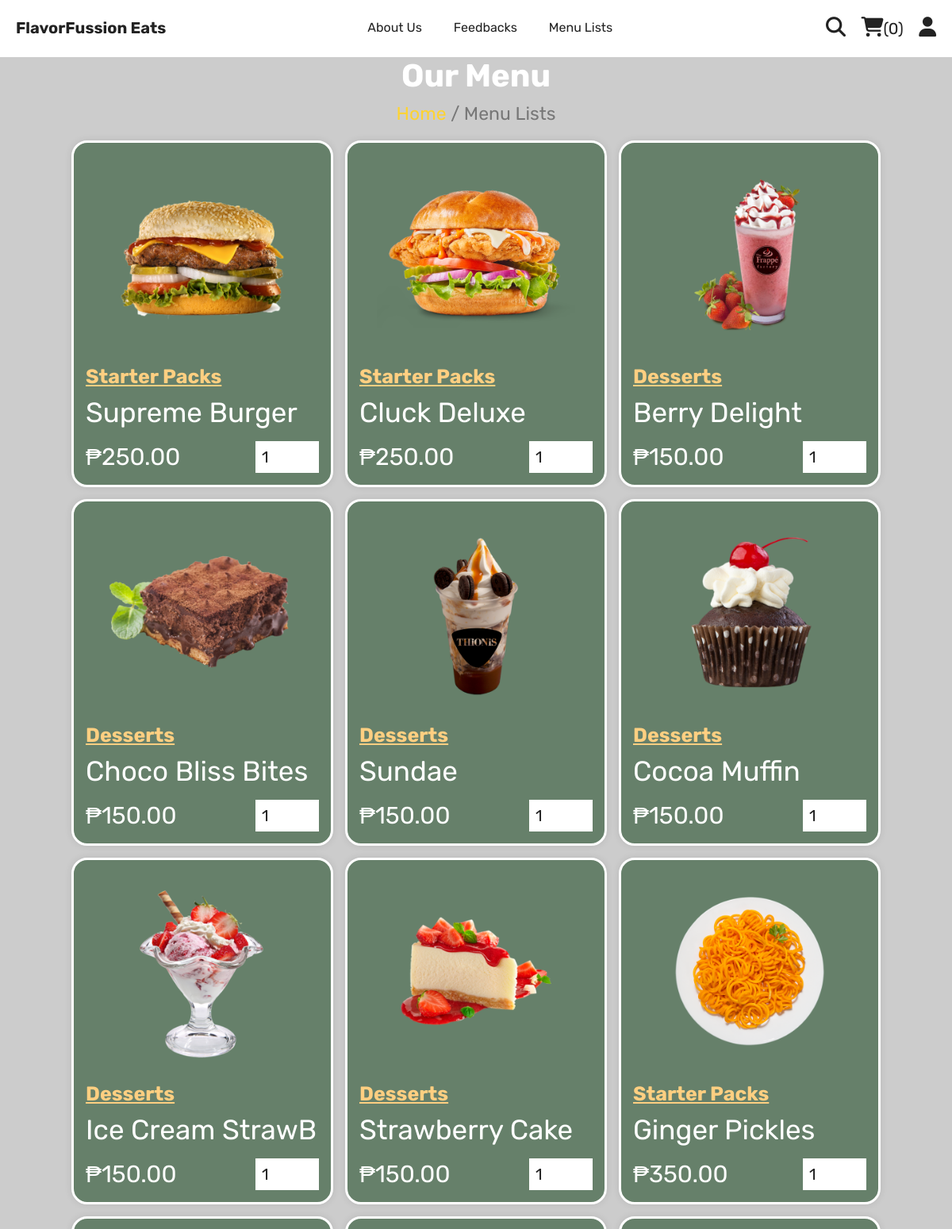
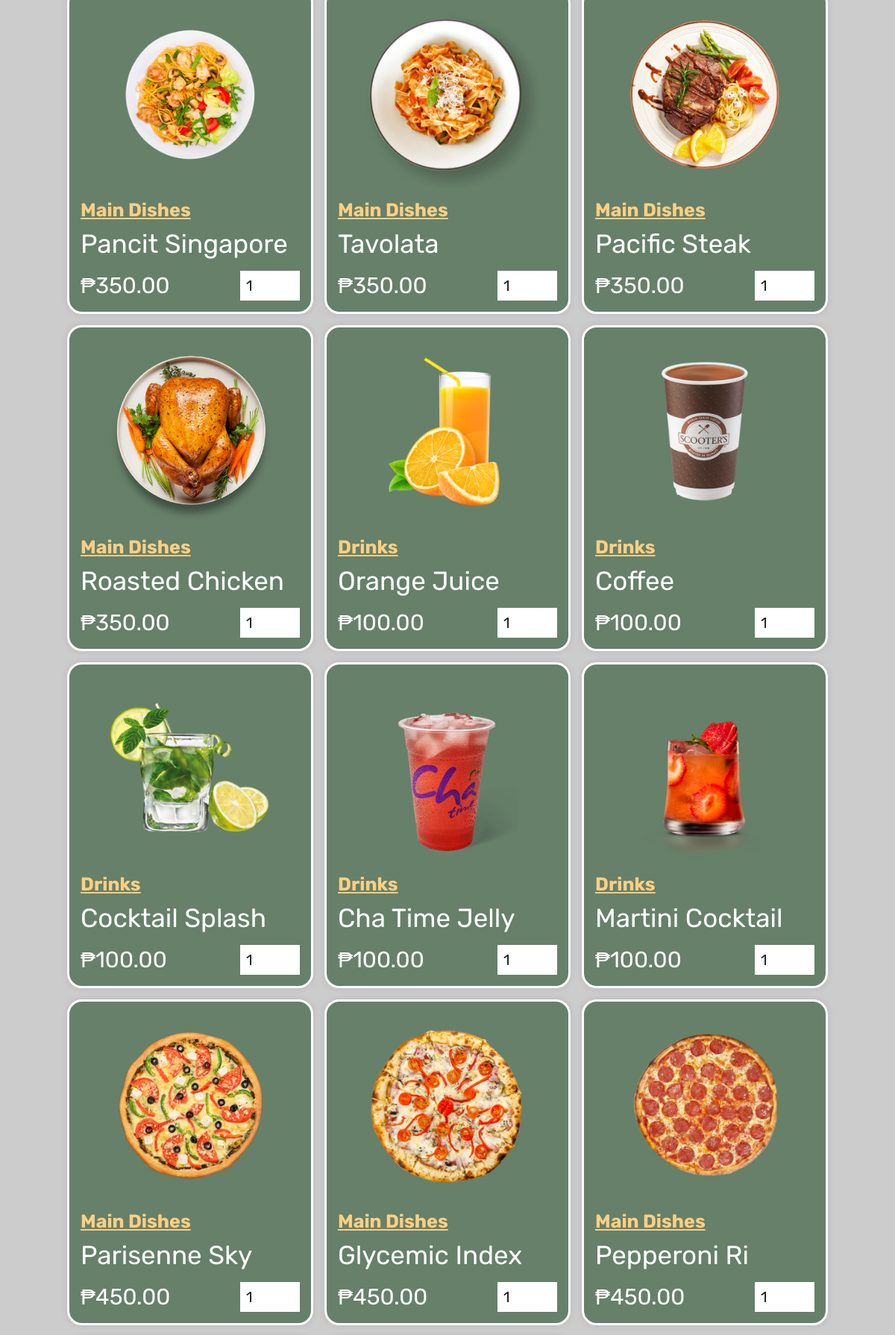
Page /menu.php (upper part) on the committed database (2 pictures, top to bottom).
### tables this page shows
CREATE TABLE `products` (
  `id` int(100) NOT NULL,
  `name` varchar(100) NOT NULL,
  `category` varchar(100) NOT NULL,
  `price` decimal(10,2) NOT NULL,
  `image` blob NOT NULL
);

### menu.php (the view, shortened to what this page needs)
<?php
include 'components/connect.php';
include 'components/add_cart.php';
?>
<!DOCTYPE html>
<html lang="en">
<head>
   <link rel="stylesheet" href="https://cdnjs.cloudflare.com/ajax/libs/font-awesome/6.1.1/css/all.min.css">
   <link rel="stylesheet" href="css/style.css">
</head>
<body>
<?php include 'components/user_header.php'; ?>
<div class="heading">
   <h3>Our Menu</h3>
   <p><a href="home.php">Home</a> <span> / Menu Lists</span></p>
</div>
<section class="products">
   <div class="box-container">
                  <?php
            $select_products = $conn->prepare("SELECT * FROM `products` ORDER BY id ASC LIMIT 50");
            $select_products->execute();
            if ($select_products->rowCount() > 0) {
                while ($fetch_products = $select_products->fetch(PDO::FETCH_ASSOC)) {
            ?>
      <form action="" method="post" class="box">
         <img src="uploaded_img/<?= $fetch_products['image']; ?>" alt="">
         <a href="category.php?category=<?= $fetch_products['category']; ?>" class="cat"><?= $fetch_products['category']; ?></a>
         <div class="name"><?= $fetch_products['name']; ?></div>
         <div class="flex">
            <div class="price"><span>₱</span><?= $fetch_products['price']; ?></div>
            <input type="number" name="qty" class="qty" min="1" max="99" value="1" maxlength="2"">
         </div>
      </form>
      <?php
            }
         }else{
            echo '<p class="empty">No new dishes added yet.</p>';
         }
      ?>
   </div>
</section>
</body>
</html>

### css/style.css (style rules this page uses)
:root { --yellow:#fed330; --red:#e74c3c; --white:#fff; --black:#222; --light-color:#777; --border:.3rem solid var(--white); }
body { background-image: url("headchef.jpg"); background-color: #cccccc; background-repeat: no-repeat; background-attachment: fixed; background-position: center; }
* { font-family: 'Rubik', sans-serif; margin:0; padding:0; box-sizing: border-box; outline: none; border: none; text-decoration: none; }
html { font-size: 62.5%; overflow-x: hidden; scroll-behavior: smooth; stop-opacity: 7rem; }
section { margin:0 auto; max-width: 1200px; padding:2rem; }
.heading { display: flex; align-items: center; justify-content: center; gap:1rem; flex-flow: column; background-color: var(--transparent); min-height: 5rem; }
.heading h3 { font-size: 4rem; color:var(--white); text-transform: capitalize; }
.heading p { font-size: 2.3rem; color:var(--light-color); }
.heading p a { color:var(--yellow); }
.products .box-container { display: grid; grid-template-columns: repeat(auto-fit, 33rem); justify-content: center; align-items: flex-start; gap:1.5rem; }
.products .box-container .box { border:var(--border); border-radius: 2rem; padding:1.5rem; position: relative; overflow: hidden; background-color: #66806A; }
.products .box-container .box img { height: 25rem; width: 100%; object-fit: contain; margin-bottom: 1rem; }
.products .box-container .box .cat { font-size: 2.5rem; color: #FFCF81; text-decoration: underline; font-weight: bold; }
.products .box-container .box .name { font-size: 3.5rem; color:var(--white); margin:1rem 0; }
.products .box-container .box .flex { display: flex; align-items: center; gap:1rem; margin-top: 1.5rem; }
.products .box-container .box .flex .price { margin-right: auto; font-size: 3rem; color:white; }
.products .box-container .box .flex .price span { color:var(--white); font-size: 3rem; }
.products .box-container .box .flex .qty { padding: .5rem; border:var(--border); font-size: 2rem; color:var(--black); }

### menu.php (style rules this page uses)
.products .box { box-shadow: 0 0 10px rgba(0, 0, 0, 0.1); transition: transform 0.2s ease-in-out; }
body { font-family: 'Arial', sans-serif; margin: 0; padding: 0; }
@media only screen and (min-width: 901px) { body { font-size: 18px; } }

### rows in the picture
products: image (picture), category "Starter Packs", name "Supreme Burger", price "250.00"
products: image (picture), category "Starter Packs", name "Cluck Deluxe", price "250.00"
products: image (picture), category "Desserts", name "Berry Delight", price "150.00"
products: image (picture), category "Desserts", name "Choco Bliss Bites", price "150.00"
products: image (picture), category "Desserts", name "Sundae", price "150.00"
products: image (picture), category "Desserts", name "Cocoa Muffin", price "150.00"
products: image (picture), category "Desserts", name "Ice Cream StrawB", price "150.00"
products: image (picture), category "Desserts", name "Strawberry Cake", price "150.00"
products: image (picture), category "Starter Packs", name "Ginger Pickles", price "350.00"
products: image (picture), category "Main Dishes", name "Pancit Singapore", price "350.00"
products: image (picture), category "Main Dishes", name "Tavolata", price "350.00"
products: image (picture), category "Main Dishes", name "Pacific Steak", price "350.00"
products: image (picture), category "Main Dishes", name "Roasted Chicken", price "350.00"
products: image (picture), category "Drinks", name "Orange Juice", price "100.00"
products: image (picture), category "Drinks", name "Coffee", price "100.00"
products: image (picture), category "Drinks", name "Cocktail Splash", price "100.00"
products: image (picture), category "Drinks", name "Cha Time Jelly", price "100.00"
products: image (picture), category "Drinks", name "Martini Cocktail", price "100.00"
products: image (picture), category "Main Dishes", name "Parisenne Sky", price "450.00"
products: image (picture), category "Main Dishes", name "Glycemic Index", price "450.00"
products: image (picture), category "Main Dishes", name "Pepperoni Ri", price "450.00"

### other values in the picture
$total_cart_items "0"
